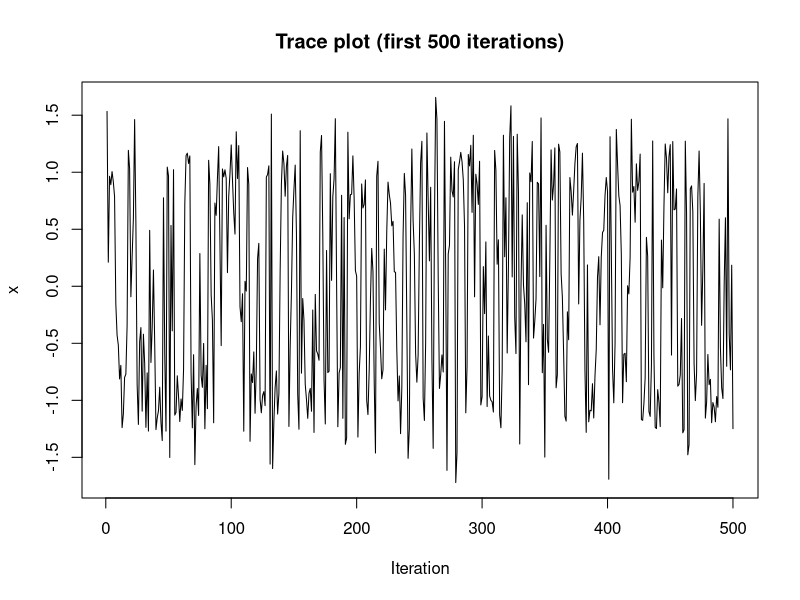
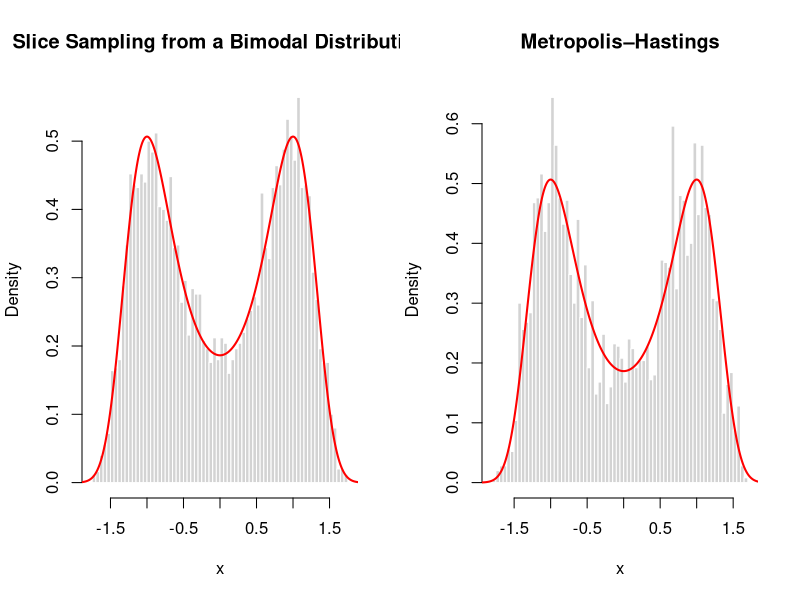
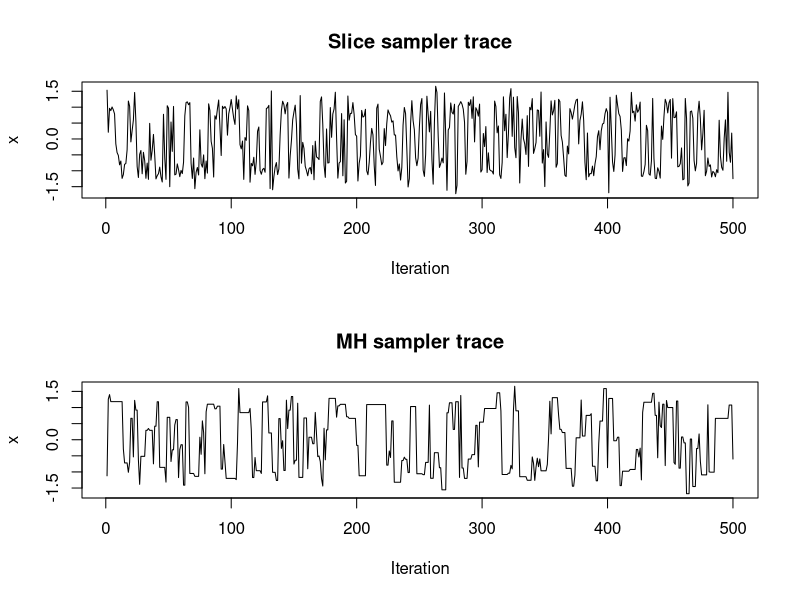

Here is the R script that generated these plots, in order:
log_p <- function(x) {
  -x^4 + 2*x^2
}

slice_sample <- function(log_p, x0, n_samples, w = 1, m = 100) {
  samples <- numeric(n_samples)
  x <- x0
  
  for (i in 1:n_samples) {
    
    # Step 1: draw vertical level
    log_y <- log_p(x) + log(runif(1))
    
    # Step 2: initialize interval
    u <- runif(1, 0, w)
    L <- x - u
    R <- x + (w - u)
    
    # Step 3: stepping out
    j <- floor(runif(1, 0, m))
    k <- (m - 1) - j
    
    while (j > 0 && log_p(L) > log_y) {
      L <- L - w
      j <- j - 1
    }
    
    while (k > 0 && log_p(R) > log_y) {
      R <- R + w
      k <- k - 1
    }
    
    # Step 4: shrinkage
    repeat {
      x_new <- runif(1, L, R)
      
      if (log_p(x_new) >= log_y) {
        x <- x_new
        break
      } else {
        if (x_new < x) {
          L <- x_new
        } else {
          R <- x_new
        }
      }
    }
    
    samples[i] <- x
  }
  
  samples
}

mh_sample <- function(log_p, x0, n_samples, sigma = 0.5) {
  samples <- numeric(n_samples)
  x <- x0
  
  for (i in 1:n_samples) {
    x_prop <- rnorm(1, mean = x, sd = sigma)
    
    log_alpha <- log_p(x_prop) - log_p(x)
    
    if (log(runif(1)) < log_alpha) {
      x <- x_prop
    }
    
    samples[i] <- x
  }
  
  samples
}

set.seed(123)

n_samples <- 5000
samples_slice <- slice_sample(
  log_p = log_p,
  x0 = 0,
  n_samples = n_samples,
  w = 1
)

plot(samples_slice[1:500], type = "l",
     main = "Trace plot (first 500 iterations)",
     xlab = "Iteration", ylab = "x")

set.seed(123)

samples_mh <- mh_sample(
  log_p = log_p,
  x0 = 0,
  n_samples = n_samples,
  sigma = 2
)


# True density (unnormalized)
trapz <- function(x, y) {
  sum(diff(x) * (head(y, -1) + tail(y, -1))) / 2
}

x_grid <- seq(-2.5, 2.5, length.out = 500)

p_true <- exp(log_p(x_grid))
p_true <- p_true / trapz(x_grid, p_true)


par(mfrow = c(1, 2))
hist(samples_slice, breaks = 60, probability = TRUE,
     col = "lightgray", border = "white",
     main = "Slice Sampling from a Bimodal Distribution",
     xlab = "x")

lines(x_grid, p_true, col = "red", lwd = 2)


# MH sampler
hist(samples_mh, breaks = 60, probability = TRUE,
     col = "lightgray", border = "white",
     main = "Metropolis–Hastings",
     xlab = "x")
lines(x_grid, p_true, col = "red", lwd = 2)


par(mfrow = c(2, 1))

plot(samples_slice[1:500], type = "l",
     main = "Slice sampler trace",
     xlab = "Iteration", ylab = "x")

plot(samples_mh[1:500], type = "l",
     main = "MH sampler trace",
     xlab = "Iteration", ylab = "x")
par(mfrow = c(1, 1))
